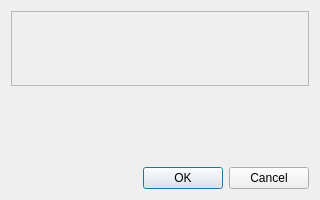
<?xml version="1.0" encoding="UTF-8"?>
<ui version="4.0">
 <class>CDbModelMappingModifyDialog</class>
 <widget class="QDialog" name="CDbModelMappingModifyDialog">
  <property name="geometry">
   <rect>
    <x>0</x>
    <y>0</y>
    <width>320</width>
    <height>200</height>
   </rect>
  </property>
  <property name="minimumSize">
   <size>
    <width>320</width>
    <height>200</height>
   </size>
  </property>
  <property name="windowTitle">
   <string>Model modify form</string>
  </property>
  <layout class="QVBoxLayout" name="verticalLayout">
   <item alignment="Qt::AlignTop">
    <widget class="BlackGui::Editors::CModelMappingModifyForm" name="editor_ModelMappingModify">
     <property name="minimumSize">
      <size>
       <width>0</width>
       <height>75</height>
      </size>
     </property>
     <property name="frameShape">
      <enum>QFrame::StyledPanel</enum>
     </property>
     <property name="frameShadow">
      <enum>QFrame::Raised</enum>
     </property>
    </widget>
   </item>
   <item>
    <widget class="QDialogButtonBox" name="bb_ModelMappingModiyForm">
     <property name="orientation">
      <enum>Qt::Horizontal</enum>
     </property>
     <property name="standardButtons">
      <set>QDialogButtonBox::Cancel|QDialogButtonBox::Ok</set>
     </property>
    </widget>
   </item>
  </layout>
 </widget>
 <customwidgets>
  <customwidget>
   <class>BlackGui::Editors::CModelMappingModifyForm</class>
   <extends>QFrame</extends>
   <header>blackgui/editors/modelmappingmodifyform.h</header>
   <container>1</container>
  </customwidget>
 </customwidgets>
 <resources/>
 <connections>
  <connection>
   <sender>bb_ModelMappingModiyForm</sender>
   <signal>accepted()</signal>
   <receiver>CDbModelMappingModifyDialog</receiver>
   <slot>accept()</slot>
   <hints>
    <hint type="sourcelabel">
     <x>248</x>
     <y>254</y>
    </hint>
    <hint type="destinationlabel">
     <x>157</x>
     <y>274</y>
    </hint>
   </hints>
  </connection>
  <connection>
   <sender>bb_ModelMappingModiyForm</sender>
   <signal>rejected()</signal>
   <receiver>CDbModelMappingModifyDialog</receiver>
   <slot>reject()</slot>
   <hints>
    <hint type="sourcelabel">
     <x>316</x>
     <y>260</y>
    </hint>
    <hint type="destinationlabel">
     <x>286</x>
     <y>274</y>
    </hint>
   </hints>
  </connection>
 </connections>
</ui>
